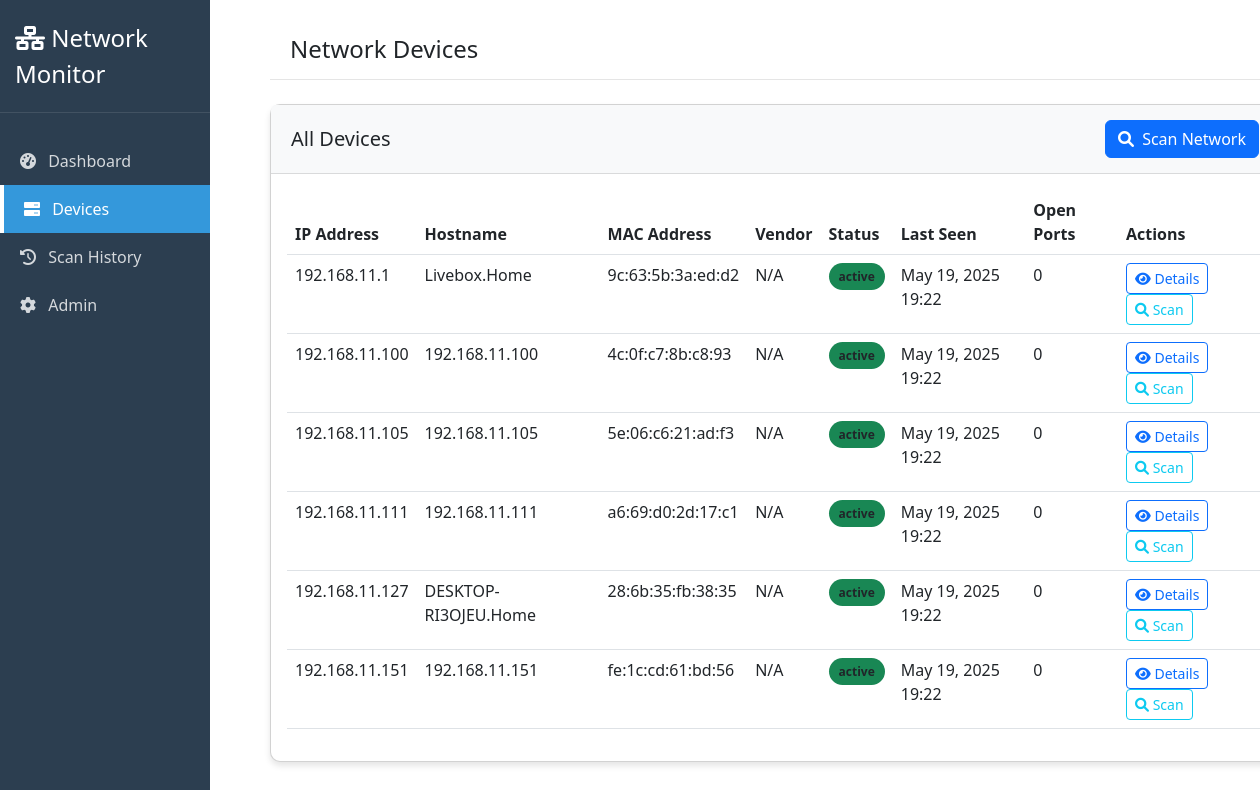
Page /devices/ on the committed database.
### device_monitor/models.py (models this page shows, shortened)
class Device(models.Model):
    ip_address = models.GenericIPAddressField(unique=True)
    mac_address = models.CharField(max_length=17, blank=True, null=True)
    hostname = models.CharField(max_length=255, blank=True, null=True)
    vendor = models.CharField(max_length=255, blank=True, null=True)
    status = models.CharField(max_length=50, default='active')
    first_seen = models.DateTimeField(default=timezone.now)
    last_seen = models.DateTimeField(default=timezone.now)
    class Meta:
        ordering = ['ip_address']

### device_monitor/views.py (the view)
# urls.py: path('devices/', views.device_list, name='device_list'),
def device_list(request):
    context = {
        'devices': Device.objects.all()
    }
    return render(request, 'device_monitor/device_list.html', context)

### templates/device_monitor/device_list.html (shortened to what this page needs)
{% extends 'base.html' %}
{% block page_title %}Network Devices{% endblock %}
{% block content %}
<div class="card">
  <div class="card-header d-flex justify-content-between align-items-center">
    <h5 class="mb-0">All Devices</h5>
    <div>
      <button
        type="button"
        class="btn btn-primary"
        data-bs-toggle="modal"
        data-bs-target="#scanNetworkModal"
      >
        <i class="fas fa-search me-1"></i> Scan Network
      </button>
    </div>
  </div>
  <div class="card-body">
    <div class="table-responsive">
      <table class="table table-hover">
        <thead>
          <tr>
            <th>IP Address</th>
            <th>Hostname</th>
            <th>MAC Address</th>
            <th>Vendor</th>
            <th>Status</th>
            <th>Last Seen</th>
            <th>Open Ports</th>
            <th>Actions</th>
          </tr>
        </thead>
        <tbody>
          {% for device in devices %}
          <tr>
            <td>{{ device.ip_address }}</td>
            <td>{{ device.hostname|default:"Unknown" }}</td>
            <td>{{ device.mac_address|default:"N/A" }}</td>
            <td>{{ device.vendor|default:"N/A" }}</td>
            <td>
              <span
                class="status-badge {% if device.status == 'active' %}bg-success{% else %}bg-secondary{% endif %}"
              >
                {{ device.status }}
              </span>
            </td>
            <td>{{ device.last_seen|date:"M d, Y H:i" }}</td>
            <td>{{ device.ports.count }}</td>
            <td>
              <a
                href="{% url 'device_detail' device.id %}"
                class="btn btn-sm btn-outline-primary"
              >
                <i class="fas fa-eye"></i> Details
              </a>
              <button
                class="btn btn-sm btn-outline-info scan-device-btn"
                data-ip="{{ device.ip_address }}"
              >
                <i class="fas fa-search"></i> Scan
              </button>
            </td>
          </tr>
          {% empty %}
          <tr>
            <td colspan="8" class="text-center">
              No devices found in the network
            </td>
          </tr>
          {% endfor %}
        </tbody>
      </table>
    </div>
  </div>
</div>
{% endblock %}

### templates/base.html (style rules this page uses)
:root { --primary-color: #3498db; --secondary-color: #2c3e50; --success-color: #2ecc71; --warning-color: #f39c12; --danger-color: #e74c3c; --light-bg: #f8f9fa; --dark-bg: #343a40; }
.card { border-radius: 10px; box-shadow: 0 4px 6px rgba(0, 0, 0, 0.1); margin-bottom: 20px; }
.card-header { background-color: var(--light-bg); border-bottom: 1px solid rgba(0, 0, 0, 0.125); padding: 15px 20px; }
.status-badge { padding: 5px 10px; border-radius: 50px; font-size: 12px; font-weight: bold; }

### rows in the picture
Device: ip_address "192.168.11.1", hostname "Livebox.Home", mac_address "9c:63:5b:3a:ed:d2", vendor "N/A", status "active", last_seen "May 19, 2025 19:22", ports.count "0"
Device: ip_address "192.168.11.100", hostname "192.168.11.100", mac_address "4c:0f:c7:8b:c8:93", vendor "N/A", status "active", last_seen "May 19, 2025 19:22", ports.count "0"
Device: ip_address "192.168.11.105", hostname "192.168.11.105", mac_address "5e:06:c6:21:ad:f3", vendor "N/A", status "active", last_seen "May 19, 2025 19:22", ports.count "0"
Device: ip_address "192.168.11.111", hostname "192.168.11.111", mac_address "a6:69:d0:2d:17:c1", vendor "N/A", status "active", last_seen "May 19, 2025 19:22", ports.count "0"
Device: ip_address "192.168.11.127", hostname "DESKTOP-RI3OJEU.Home", mac_address "28:6b:35:fb:38:35", vendor "N/A", status "active", last_seen "May 19, 2025 19:22", ports.count "0"
Device: ip_address "192.168.11.151", hostname "192.168.11.151", mac_address "fe:1c:cd:61:bd:56", vendor "N/A", status "active", last_seen "May 19, 2025 19:22", ports.count "0"
